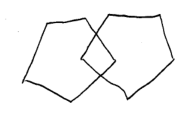
#> input picture training_mmse_pentagons/pos_pent/pos_1004.png, 191 x 114 px
$ jupyter execute --allow-errors object-detection.ipynb   (shell and % lines are left out)
#> lines starting #> are read from the running program, lines starting #| are printed output that depends on the picture
# Object Detection
## Finding the Pentagon Figure on the page
### Using Python

Creating and Training a model to find the Pentagon figure on the page of the MMSE Document. This goes through a bit of the code. The feature and model creation only need to be ran once. Near the bottom there is a classifier testing code run through.

> Uses methods and modules with the SKlearn and SKImage libraries in python
>
> --- [scikit-learn 0.19.1. (2017, October). Simple and efficient tools for data mining and data analysis](http://scikit-learn.org/stable/index.html)

[cell 1]
# imports
# Import the functions to calculate feature descriptors
from skimage.feature import local_binary_pattern
from skimage.feature import hog
from skimage.io import imread
import joblib
import cv2
# To read file names
import glob
import os
import numpy as np
import random

# Import the required sklearn modules for models
from sklearn.linear_model import LogisticRegression
from sklearn.decomposition import PCA
from sklearn.neighbors import KNeighborsClassifier
from sklearn.svm import LinearSVC
from sklearn.svm import SVC
from sklearn.ensemble import RandomForestClassifier, AdaBoostClassifier
from sklearn.tree import DecisionTreeClassifier
from sklearn.gaussian_process import GaussianProcessClassifier
from sklearn.gaussian_process.kernels import RBF
from sklearn.neural_network import MLPClassifier
from sklearn.naive_bayes import GaussianNB
from sklearn.discriminant_analysis import QuadraticDiscriminantAnalysis
import pandas as pd

import matplotlib.pyplot as plt
from skimage import img_as_ubyte
import warnings
warnings.filterwarnings("ignore", category=DeprecationWarning)

Must create a correct file structure to save the features for training method

[cell 2]
# file structure for feature ies
path = os.path.join(os.getcwd(), 'training_mmse_pentagons')
model_dir = os.path.join(path, 'models')

pos_im_path = os.path.join(path, 'pos_pent')
neg_im_path = os.path.join(path, 'neg_pent')
pos_feat_ph = os.path.join(path, "pos_feat_ph")
neg_feat_ph = os.path.join(path, "neg_feat_ph")

In using the HOG detection paramaters must be set

Parameters:
image : (M, N[, C]) ndarray
    Input image.

orientations : int, optional
    Number of orientation bins.

pixels_per_cell : 2-tuple (int, int), optional
    Size (in pixels) of a cell.

cells_per_block : 2-tuple (int, int), optional
    Number of cells in each block.

block_norm : str {‘L1’, ‘L1-sqrt’, ‘L2’, ‘L2-Hys’}, optional
    Block normalization method:

[cell 3]
#parameters for HOG
#reference: http://scikit-image.org/docs/dev/auto_examples/features_detection/plot_hog.html
orientations = 9 # number of bins to turn image
pixels_per_cell = (8, 8)
cells_per_block = (3, 3)
square_size = 128
des_type = "HOG"

Next create the directory to save the features in

[cell 4]
 # If feature directories don't exist, create them
if not os.path.isdir(pos_feat_ph):
    os.makedirs(pos_feat_ph)

# If feature directories don't exist, create them
if not os.path.isdir(neg_feat_ph):
    os.makedirs(neg_feat_ph)

Positive image feature input for the MMSE pentagon example. These are the images for classification, and they can be filled with different images.

[cell 5]
from IPython.display import Image

sample_pos_path = os.path.join('images', 'sample_pos.png')
Image(filename=sample_pos_path)

Negative image feature input for MMSE example

[cell 6]
from IPython.display import Image
sample_neg_path = os.path.join('images', 'sample_neg.png')
Image(filename=sample_neg_path)

For each image path in the positive directory we first read it into the im variable and convert it to graysale
Then it is resized to the "square_size" variable defined above
Finally create the HOG descriptor for the image. A 1D (flattened) array is returned.

Only needs to be run once to create the features

[cell 7]
def extract_features(image_path, feature_path, square_size=square_size, orientations=orientations, pixels_per_cell=pixels_per_cell, cells_per_block=cells_per_block):
#> called with image_path = 'training_mmse_pentagons/pos_pent', feature_path = 'training_mmse_pentagons/pos_feat_ph', square_size = 128, orientations = 9, pixels_per_cell = (8, 8), cells_per_block = (3, 3)
    print("Calculating the descriptors for the positive samples and saving them")
    file_count = 0
    for file in glob.glob(os.path.join(image_path, "*")):
        im = cv2.imread(file, cv2.IMREAD_GRAYSCALE) #Reads image in and convers to grayscale
#> im is the input picture: shape (114, 191); min 0, max 255, mean 246
        im = cv2.resize(im, (square_size,square_size))
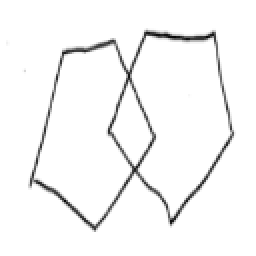
#> im: shape (128, 128) (shown 2 times larger); min 5, max 255, mean 245.9
        if des_type == "HOG":
            fd, _ = hog(im, orientations, pixels_per_cell, cells_per_block, visualize = True, transform_sqrt=True)
#> fd = 15876 values, max 1 at index 157, min 0 at index 0, mean 0.0398

        fd_name = os.path.split(file)[1].split(".")[0] + ".feat"
        fd_path = os.path.join(feature_path, fd_name)
        joblib.dump(fd, fd_path) #dumps feature detection in the save path
        file_count += 1
    print("Processed {} images for positive features".format(file_count))
    print("Positive features saved in {}".format(feature_path))

[cell 8]
#clear out the feature directories
for file in glob.glob(os.path.join(pos_feat_ph, "*")):
    os.remove(file)
for file in glob.glob(os.path.join(neg_feat_ph, "*")):
    os.remove(file)

extract_features(pos_im_path, pos_feat_ph, square_size, orientations, pixels_per_cell, cells_per_block)

[cell 9]
extract_features(neg_im_path, neg_feat_ph, square_size, orientations, pixels_per_cell, cells_per_block)
#> call 2 of extract_features, with image_path = 'training_mmse_pentagons/neg_pent', feature_path = 'training_mmse_pentagons/neg_feat_ph', square_size = 128, orientations = 9, pixels_per_cell = (8, 8), cells_per_block = (3, 3)
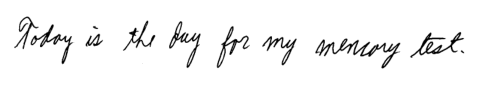
#> input picture training_mmse_pentagons/neg_pent/neg_1001.png, 481 x 89 px
#> in extract_features, im is the input picture: shape (89, 481); min 0, max 255, mean 243.6
#> in extract_features (call 2), `im = cv2.resize(im, (square_size,square_size))`:
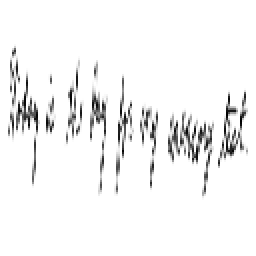
#> im: shape (128, 128) (shown 2 times larger); min 0, max 255, mean 243.7
#> in extract_features (call 2), `fd, _ = hog(im, orientations, pixels_per_cell, cells_per_block, visual..`: fd = 15876 values, max 1 at index 135, min 0 at index 0, mean 0.0363
